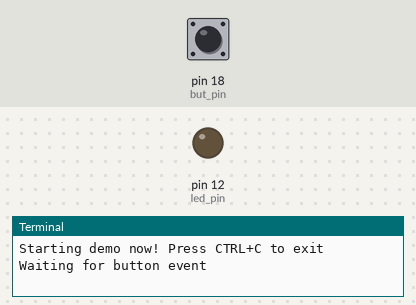
A program run on a simulated Raspberry Pi (header pin numbers). Parts: output pins drawn as LEDs (lit = HIGH), the last lines printed to the terminal. The inputs (shaded band) are chosen by the test bench; at power-on: pin 18 (but_pin) HIGH.

Above: at 1.2 s.
1.3 s: pin 18 (but_pin) pulled LOW for 0.15 s
At 1.6 s:
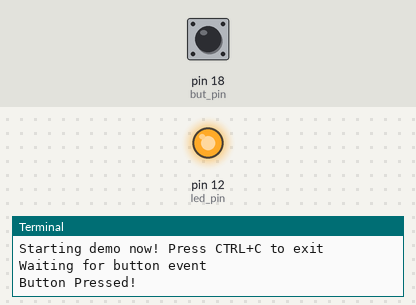
Timing chart, 0 to 4.3 s (numbered marks = the images above; inputs shaded):
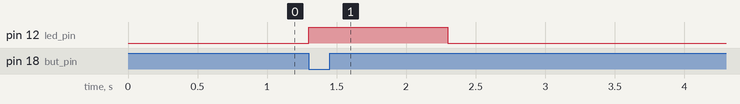

The program:

button_event.py
```python
#!/usr/bin/env python

# Copyright (c) 2019, NVIDIA CORPORATION. All rights reserved.
# Permission is hereby granted, free of charge, to any person obtaining a
# copy of this software and associated documentation files (the "Software"),
# to deal in the Software without restriction, including without limitation
# the rights to use, copy, modify, merge, publish, distribute, sublicense,
# and/or sell copies of the Software, and to permit persons to whom the
# Software is furnished to do so, subject to the following conditions:
#
# The above copyright notice and this permission notice shall be included in
# all copies or substantial portions of the Software.
#
# THE SOFTWARE IS PROVIDED "AS IS", WITHOUT WARRANTY OF ANY KIND, EXPRESS OR
# IMPLIED, INCLUDING BUT NOT LIMITED TO THE WARRANTIES OF MERCHANTABILITY,
# FITNESS FOR A PARTICULAR PURPOSE AND NONINFRINGEMENT.  IN NO EVENT SHALL
# THE AUTHORS OR COPYRIGHT HOLDERS BE LIABLE FOR ANY CLAIM, DAMAGES OR OTHER
# LIABILITY, WHETHER IN AN ACTION OF CONTRACT, TORT OR OTHERWISE, ARISING
# FROM, OUT OF OR IN CONNECTION WITH THE SOFTWARE OR THE USE OR OTHER
# DEALINGS IN THE SOFTWARE.
#
# EXAMPLE SETUP
# Connect a button to pin 18 and GND, a pull-up resistor connecting the button
# to 3V3 and an LED connected to pin 12. The application performs the same
# function as the button_led.py but performs a blocking wait for the button
# press event instead of continuously checking the value of the pin in order to
# reduce CPU usage.

import RPi.GPIO as GPIO
import time

# Pin Definitons:
led_pin = 12  # Board pin 12
but_pin = 18  # Board pin 18

def main():
    # Pin Setup:
    GPIO.setmode(GPIO.BOARD)  # BOARD pin-numbering scheme
    GPIO.setup(led_pin, GPIO.OUT)  # LED pin set as output
    GPIO.setup(but_pin, GPIO.IN)  # button pin set as input

    # Initial state for LEDs:
    GPIO.output(led_pin, GPIO.LOW)

    print("Starting demo now! Press CTRL+C to exit")
    try:
        while True:
            print("Waiting for button event")
            GPIO.wait_for_edge(but_pin, GPIO.FALLING)

            # event received when button pressed
            print("Button Pressed!")
            GPIO.output(led_pin, GPIO.HIGH)
            time.sleep(1)
            GPIO.output(led_pin, GPIO.LOW)
    finally:
        GPIO.cleanup()  # cleanup all GPIOs

if __name__ == '__main__':
    main()
```

Measured:
- after the input at 1.3 s, pin 12 (led_pin): LOW → HIGH at once, → LOW 1.0 s later
